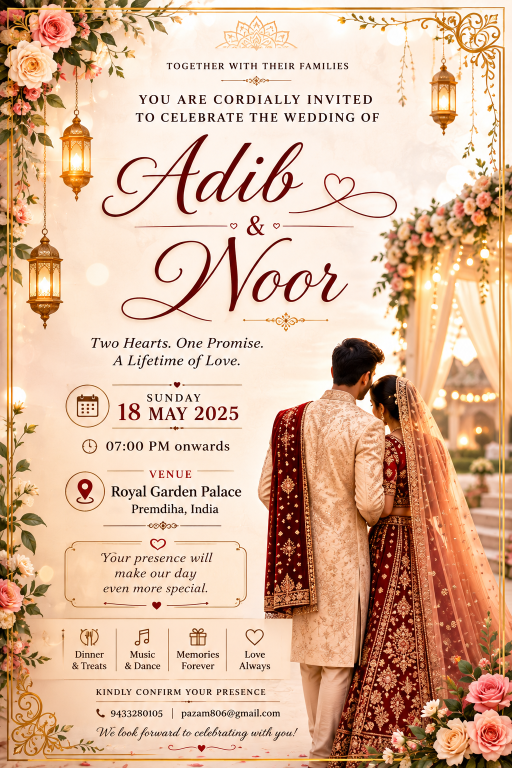
#> input picture Event Invitation  Wedding Card 2.png, 1024 x 1536 px (shown at 1/2 size)
$ python main.py '../Event Invitation  Wedding Card 2.png' out.png
#> lines starting #> are read from the running program, lines starting #| are printed output that depends on the picture
import argparse
from pathlib import Path

from PIL import Image, ImageOps


SUPPORTED = {".jpg", ".jpeg", ".png", ".webp"}


def resize_image(source: Path, destination: Path, size: tuple[int, int], allow_upscale: bool = False) -> tuple[int, int]:
#> called with size = (1200, 1200), allow_upscale = False
    destination.parent.mkdir(parents=True, exist_ok=True)
    with Image.open(source) as image:
#> image is the input picture: PIL image 1024x1536 RGB; mean R, G, B 220.2, 183.3, 157
        image = ImageOps.exif_transpose(image)
        target = size if allow_upscale else (min(size[0], image.width), min(size[1], image.height))
#> target = (1024, 1200)
        image.thumbnail(target, Image.Resampling.LANCZOS)
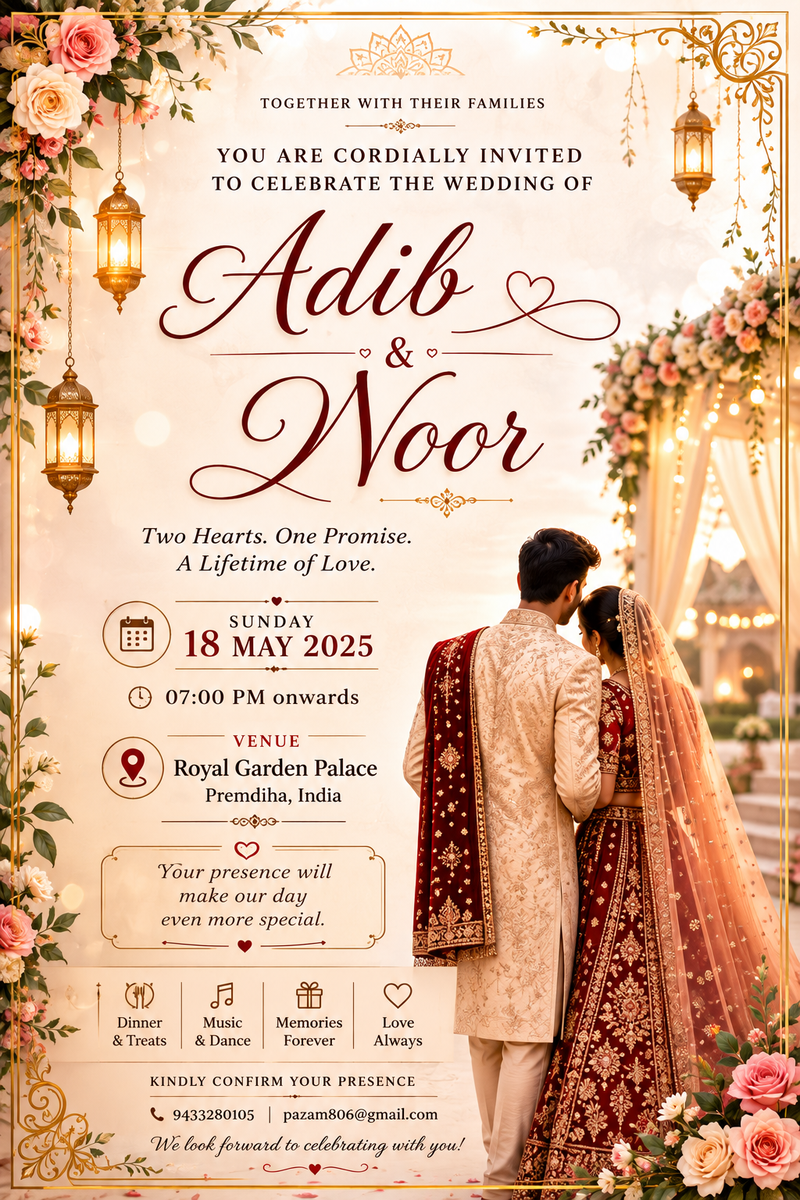
#> image: PIL image 800x1200 RGB; mean R, G, B 220.1, 183.4, 157
        image.save(destination)
        return image.size


def batch_resize(source: Path, destination: Path, size: tuple[int, int]) -> int:
    files = [source] if source.is_file() else [path for path in source.iterdir() if path.suffix.lower() in SUPPORTED]
    for path in files:
        resize_image(path, destination / path.name, size)
    return len(files)


def main() -> None:
    parser = argparse.ArgumentParser(description="Batch-resize images")
    parser.add_argument("source", type=Path)
    parser.add_argument("destination", type=Path)
    parser.add_argument("--width", type=int, default=1200)
    parser.add_argument("--height", type=int, default=1200)
    args = parser.parse_args()
    print(f"Resized {batch_resize(args.source, args.destination, (args.width, args.height))} image(s)")


if __name__ == "__main__":
    main()

$ run again, on LinkedIn Professional Hiring Post.png
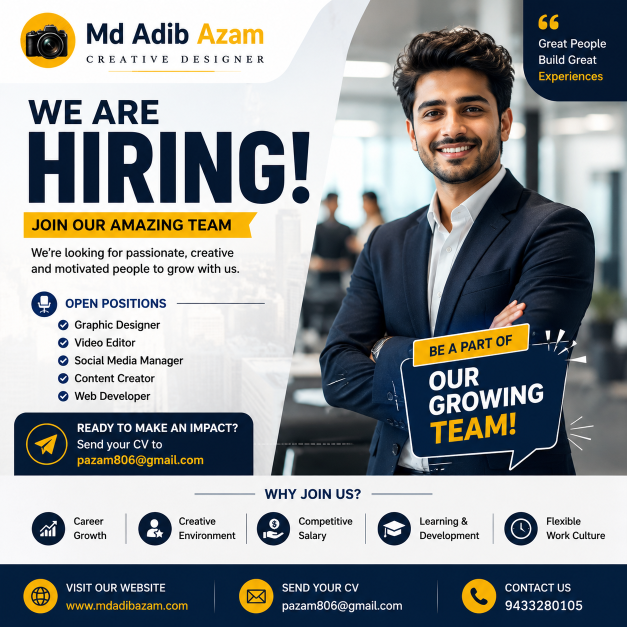
#> input picture LinkedIn Professional Hiring Post.png, 1254 x 1254 px (shown at 1/2 size)
#> in resize_image, image is the input picture: PIL image 1254x1254 RGB; mean R, G, B 142.1, 146.1, 147.8
#> in resize_image, `image.thumbnail(target, Image.Resampling.LANCZOS)`:
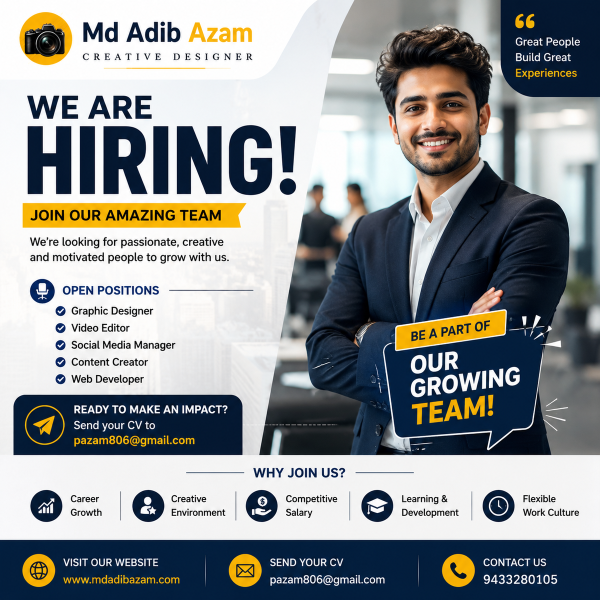
#> image: PIL image 1200x1200 RGB (shown at 1/2 size); mean R, G, B 142.1, 146, 147.7
